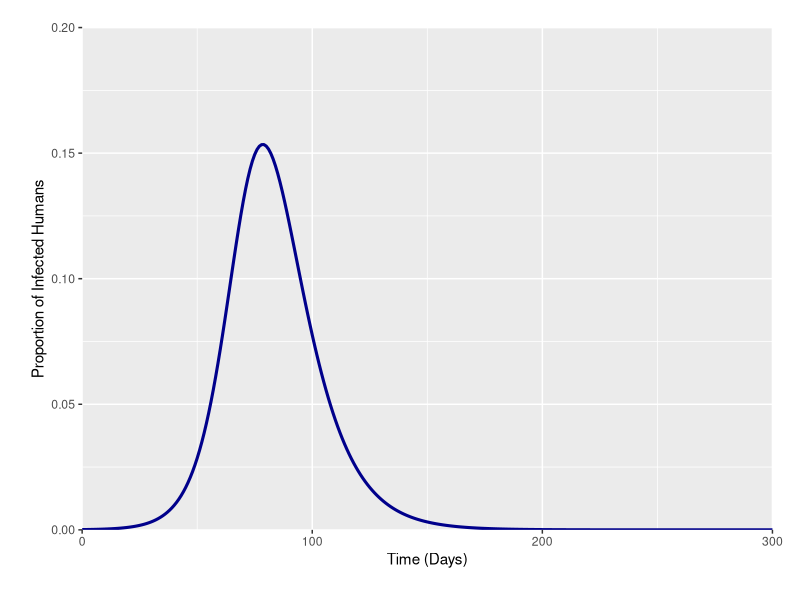
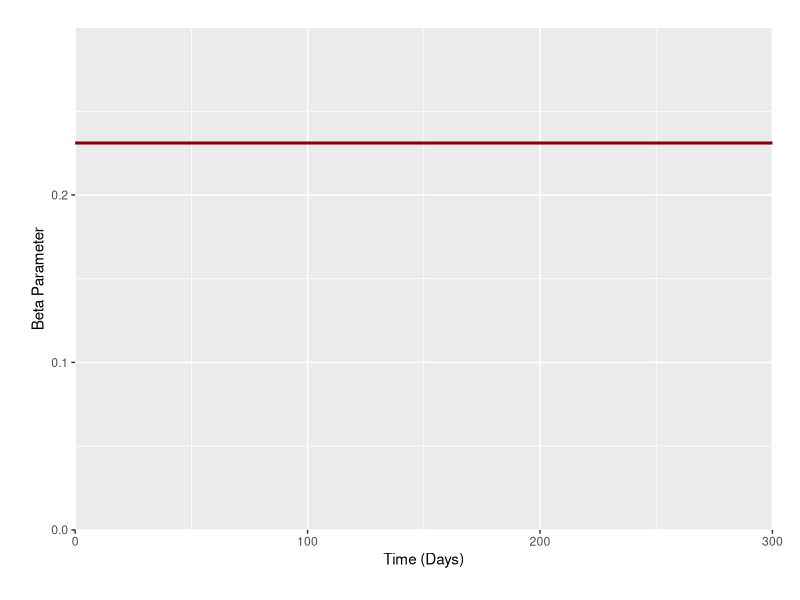
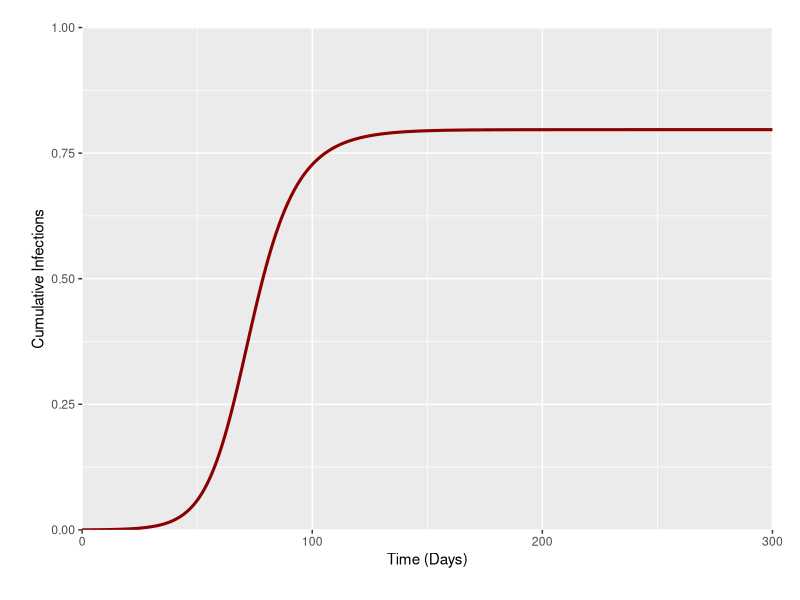
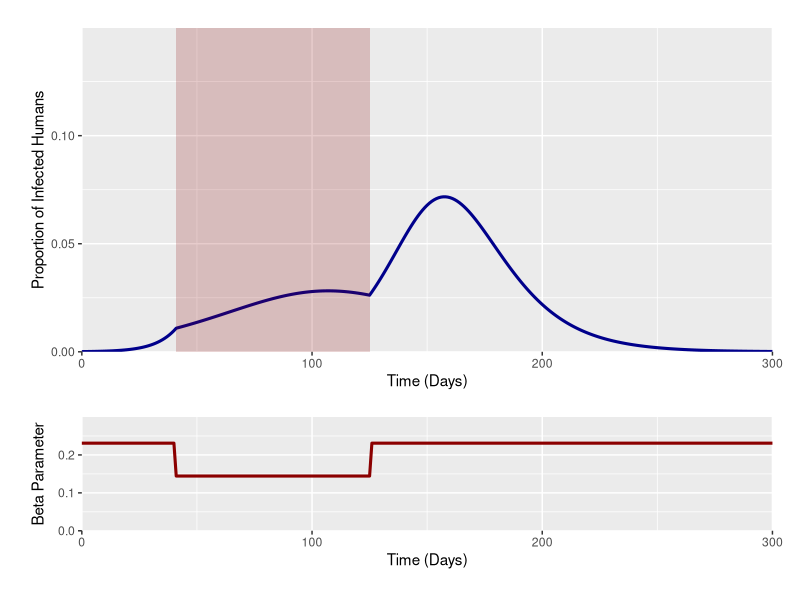
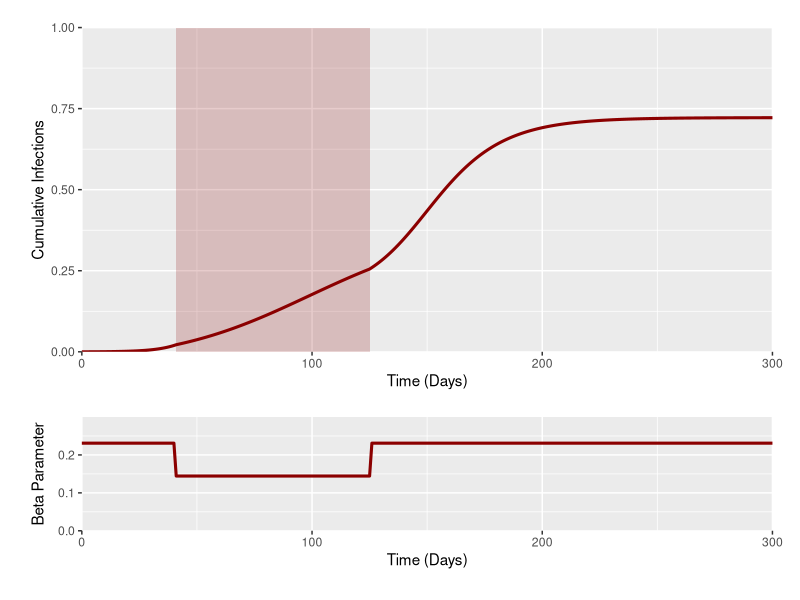
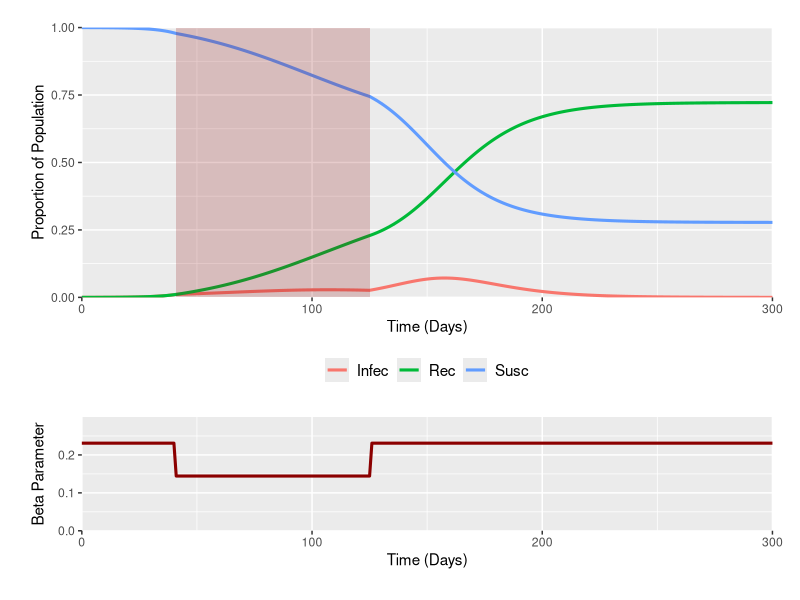
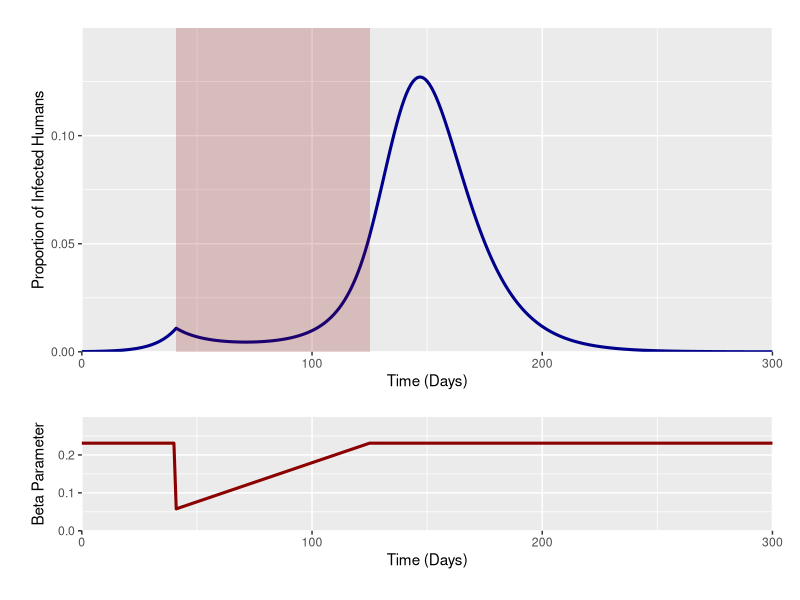
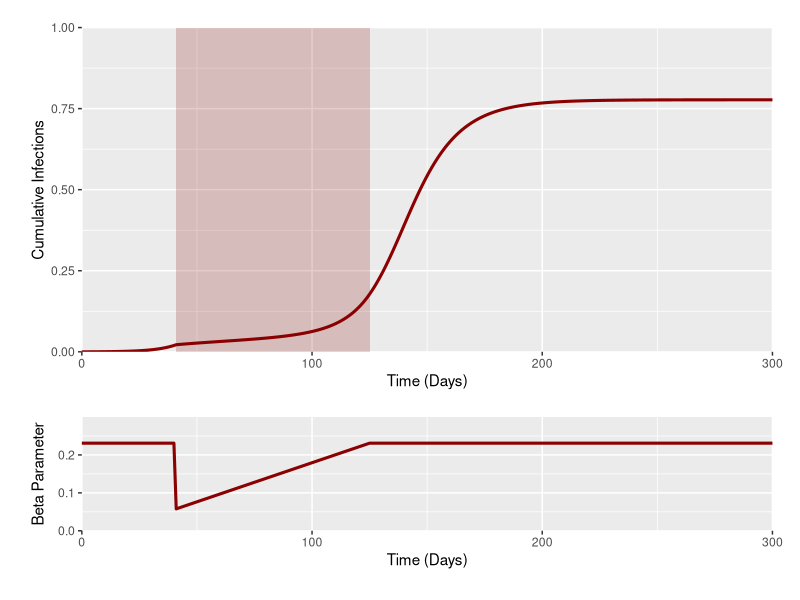

Generate these figures, in order, with R:
rm(list=ls())
library("deSolve"); library("ggplot2"); library("cowplot")

GenTime <- function(T2, R0) {
  G = T2 * ((R0-1)/log(2))
  return(G)
}

#### Baseline Model #### 

SIR <- function(time, state, parameters) {
  with(as.list(c(state, parameters)), {
    dS = - beta*S*I
    dI = beta*S*I - mu*I
    dR = mu*I 
    dC = beta*S*I
    return(list(c(dS,dI,dR,dC)))
  })
} 

init <- c(S = 0.9999, I = 0.0001, R = 0, C = 0)
times <- seq(0,300,by = 1)
parms = c(mu = 1/(GenTime(6,2)),
          beta = (2*(1/(GenTime(6,2)))))
outbase <- data.frame(ode(y = init, func = SIR, times = times, parms = parms))
outbase[,6] <- as.numeric(parms[2])


#Plotting
outdata <- rbind(data.frame("Compartment" = "Infec", "Times" = outbase[,1], "Prev" = outbase[,3]),
                 data.frame("Compartment" = "Susc", "Times" = outbase[,1], "Prev" = outbase[,2]),
                 data.frame("Compartment" = "Rec", "Times" = outbase[,1], "Prev" = outbase[,4]),
                 data.frame("Compartment" = "Cumulative", "Times" = outbase[,1], "Prev" = outbase[,5]),
                 data.frame("Compartment" = "Beta", "Times" = outbase[,1], "Prev" = outbase[,6]))

ggplot(data = outdata[outdata$Compartment == "Infec",], aes(x = Times, y = Prev)) + geom_line(size = 1.05, col = "darkblue") +
  labs(x ="Time (Days)", y = "Proportion of Infected Humans") +
  scale_y_continuous(limits = c(0,0.2) ,  expand = c(0,0)) +
  theme(legend.position = "bottom", legend.title = element_blank(),
        legend.spacing.x = unit(0.3, 'cm'), legend.text=element_text(size=11), plot.margin=unit(c(0.7,0.7,0.8,0.8),"cm")) +
  scale_x_continuous(expand = c(0, 0)) 

ggplot(data = outdata[outdata$Compartment == "Beta",], aes(x = Times, y = Prev)) + geom_line(size = 1.05, col = "darkred") +
  labs(x ="Time (Days)", y = "Beta Parameter") +
  scale_y_continuous(limits = c(0,0.3) ,  expand = c(0,0)) +
  theme(legend.position = "bottom", legend.title = element_blank(),
        legend.spacing.x = unit(0.3, 'cm'), legend.text=element_text(size=11), plot.margin=unit(c(0.7,0.7,0.8,0.8),"cm")) +
  scale_x_continuous(expand = c(0, 0)) 

ggplot(data = outdata[outdata$Compartment == "Cumulative",], aes(x = Times, y = Prev)) + geom_line(size = 1.05, col = "darkred") +
  labs(x ="Time (Days)", y = "Cumulative Infections") +
  scale_y_continuous(limits = c(0,1) ,  expand = c(0,0)) +
  theme(legend.position = "bottom", legend.title = element_blank(),
        legend.spacing.x = unit(0.3, 'cm'), legend.text=element_text(size=11), plot.margin=unit(c(0.7,0.7,0.8,0.8),"cm")) +
  scale_x_continuous(expand = c(0, 0)) 

#### SCENARIO 1 - Beta tatic Decrease #### 

betastatdecrease <- function(time, int_timestart, int_timeend) {
  ifelse((time >= int_timestart & time <= int_timeend),
         (2*(1/(GenTime(6,2))))*0.625,
         (2*(1/(GenTime(6,2)))))
}

SIR1 <- function(time, state, parameters) {
  with(as.list(c(state, parameters)), {
    dS = - betastatdecrease(time,int_timestart,int_timeend)*S*I
    dI = betastatdecrease(time,int_timestart,int_timeend)*S*I - mu*I
    dR = mu*I 
    dC = betastatdecrease(time,int_timestart,int_timeend)*S*I
    return(list(c(dS,dI,dR, dC)))
  })
}


init <- c(S = 0.9999, I = 0.0001, R = 0, C = 0)
times <- seq(0,300,by = 1)
parms = c(mu = 1/(GenTime(6,2)),
          int_timestart = 41, 
          int_timeend = 41+(12*7))

out1 <- data.frame(ode(y = init, func = SIR1, times = times, parms = parms))
out1$beta <- betastatdecrease(times, as.numeric(parms[2]), as.numeric(parms[3]))

#Plotting 

outdata1 <- rbind(data.frame("Compartment" = "Infec", "Times" = out1[,1], "Prev" = out1[,3]),
                  data.frame("Compartment" = "Susc", "Times" = out1[,1], "Prev" = out1[,2]),
                  data.frame("Compartment" = "Rec", "Times" = out1[,1], "Prev" = out1[,4]),
                  data.frame("Compartment" = "Cumulative", "Times" = out1[,1], "Prev" = out1[,5]),
                  data.frame("Compartment" = "Beta", "Times" = out1[,1], "Prev" = out1[,6]))

p11 <- ggplot(data = outdata1[outdata1$Compartment == "Infec",], aes(x = Times, y = Prev)) + geom_line(size = 1.05, col = "darkblue") +
  labs(x ="Time (Days)", y = "Proportion of Infected Humans") + scale_y_continuous(limits = c(0,0.15) ,  expand = c(0,0)) +
  theme(legend.position = "bottom", legend.title = element_blank(),
        legend.spacing.x = unit(0.3, 'cm'), legend.text=element_text(size=11), plot.margin=unit(c(0.7,0.7,0.8,0.8),"cm")) +
  scale_x_continuous(expand = c(0, 0)) + annotate("rect", xmin = as.numeric(parms[2]), xmax = as.numeric(parms[3]), ymin = 0, ymax = 0.15, fill = "darkred", alpha = .2)

p21 <- ggplot(data = outdata1[outdata1$Compartment == "Beta",], aes(x = Times, y = Prev)) + geom_line(size = 1.05, col = "darkred") +
  labs(x ="Time (Days)", y = "Beta Parameter") + scale_y_continuous(limits = c(0,0.3) ,  expand = c(0,0)) +
  theme(legend.position = "bottom", legend.title = element_blank(),
        legend.spacing.x = unit(0.3, 'cm'), legend.text=element_text(size=11), plot.margin=unit(c(0.7,0.7,0.8,0.8),"cm")) +
  scale_x_continuous(expand = c(0, 0)) 

p31 <- ggplot(data = outdata1[outdata1$Compartment == "Cumulative",], aes(x = Times, y = Prev)) + geom_line(size = 1.05, col = "darkred") +
  labs(x ="Time (Days)", y = "Cumulative Infections") + scale_y_continuous(limits = c(0,1) ,  expand = c(0,0)) +
  theme(legend.position = "bottom", legend.title = element_blank(), 
        legend.spacing.x = unit(0.3, 'cm'), legend.text=element_text(size=11), plot.margin=unit(c(0.7,0.7,0.8,0.8),"cm")) +
  scale_x_continuous(expand = c(0, 0)) + annotate("rect", xmin = as.numeric(parms[2]), xmax = as.numeric(parms[3]), ymin = 0, ymax = 1, fill = "darkred", alpha = .2)

p41 <- ggplot(data = outdata1[1:903,], aes(x = Times, y = Prev, col = Compartment)) + geom_line(size = 1.05) +
  labs(x ="Time (Days)", y = "Proportion of Population") +  scale_y_continuous(limits = c(0,1) ,  expand = c(0,0)) +
  theme(legend.position = "bottom", legend.title = element_blank(),
        legend.spacing.x = unit(0.3, 'cm'), legend.text=element_text(size=11), plot.margin=unit(c(0.7,0.7,0.8,0.8),"cm")) + 
  scale_x_continuous(expand = c(0, 0)) + annotate("rect", xmin = as.numeric(parms[2]), xmax = as.numeric(parms[3]), ymin = 0, ymax = 1, fill = "darkred", alpha = .2)

plot_grid(p11, NULL, p21, align = "v", nrow = 3, rel_heights = c(2, -0.15, 1))
plot_grid(p31, NULL, p21, align = "v", nrow = 3, rel_heights = c(2, -0.15, 1))
plot_grid(p41, NULL, p21, align = "v", nrow = 3, rel_heights = c(2, -0.15, 1))

#### SCENARIO 2 - Beta Decrease + Linear Increase #### 

betadecrease <- function(time, int_timestart, int_timeend, betastart, betaend) {
  betalin <- approxfun(x=c(int_timestart, int_timeend),y= c(betastart, betaend), method="linear", rule  =2)
  ifelse((time >= int_timestart & time <= int_timeend),
         betalin(time),
         (2*(1/(GenTime(6,2)))))
}

SIR2 <- function(time, state, parameters) {
  with(as.list(c(state, parameters)), {
    dS = - betadecrease(time,int_timestart,int_timeend, beta_base, beta_int)*S*I
    dI = betadecrease(time,int_timestart,int_timeend, beta_base, beta_int)*S*I - mu*I
    dR = mu*I 
    dC = betadecrease(time,int_timestart,int_timeend, beta_base, beta_int)*S*I
    return(list(c(dS,dI,dR, dC)))
  })
}

init <- c(S = 0.9999, I = 0.0001, R = 0, C = 0)
times <- seq(0,300,by = 1)
parms = c(mu = 1/(GenTime(6,2)),
          int_timestart = 41, 
          int_timeend = 41+(12*7),
          beta_base = 2*(1/(GenTime(6,2)))*0.25,
          beta_int = 2*(1/(GenTime(6,2))))

out2 <- data.frame(ode(y = init, func = SIR2, times = times, parms = parms))
out2$beta <- betadecrease(times, as.numeric(parms[2]), as.numeric(parms[3]), as.numeric(parms[4]), as.numeric(parms[5]))

#Plotting 

outdata2 <- rbind(data.frame("Compartment" = "Infec", "Times" = out2[,1], "Prev" = out2[,3]),
                  data.frame("Compartment" = "Susc", "Times" = out2[,1], "Prev" = out2[,2]),
                  data.frame("Compartment" = "Rec", "Times" = out2[,1], "Prev" = out2[,4]),
                  data.frame("Compartment" = "Cumulative", "Times" = out2[,1], "Prev" = out2[,5]),
                  data.frame("Compartment" = "Beta", "Times" = out2[,1], "Prev" = out2[,6]))

p12 <- ggplot(data = outdata2[outdata2$Compartment == "Infec",], aes(x = Times, y = Prev)) + geom_line(size = 1.05, col = "darkblue") +
  labs(x ="Time (Days)", y = "Proportion of Infected Humans") + scale_y_continuous(limits = c(0,0.15) ,  expand = c(0,0)) +
  theme(legend.position = "bottom", legend.title = element_blank(),
        legend.spacing.x = unit(0.3, 'cm'), legend.text=element_text(size=11), plot.margin=unit(c(0.7,0.7,0.8,0.8),"cm")) +
  scale_x_continuous(expand = c(0, 0)) + annotate("rect", xmin = as.numeric(parms[2]), xmax = as.numeric(parms[3]), ymin = 0, ymax = 0.15, fill = "darkred", alpha = .2)

p22 <- ggplot(data = outdata2[outdata2$Compartment == "Beta",], aes(x = Times, y = Prev)) + geom_line(size = 1.05, col = "darkred") +
  labs(x ="Time (Days)", y = "Beta Parameter") + scale_y_continuous(limits = c(0,0.3) ,  expand = c(0,0)) +
  theme(legend.position = "bottom", legend.title = element_blank(),
        legend.spacing.x = unit(0.3, 'cm'), legend.text=element_text(size=11), plot.margin=unit(c(0.7,0.7,0.8,0.8),"cm")) +
  scale_x_continuous(expand = c(0, 0)) 

p32 <- ggplot(data = outdata2[outdata2$Compartment == "Cumulative",], aes(x = Times, y = Prev)) + geom_line(size = 1.05, col = "darkred") +
  labs(x ="Time (Days)", y = "Cumulative Infections") + scale_y_continuous(limits = c(0,1) ,  expand = c(0,0)) +
  theme(legend.position = "bottom", legend.title = element_blank(), 
        legend.spacing.x = unit(0.3, 'cm'), legend.text=element_text(size=11), plot.margin=unit(c(0.7,0.7,0.8,0.8),"cm")) +
  scale_x_continuous(expand = c(0, 0)) + annotate("rect", xmin = as.numeric(parms[2]), xmax = as.numeric(parms[3]), ymin = 0, ymax = 1, fill = "darkred", alpha = .2)

p42 <- ggplot(data = outdata2[1:903,], aes(x = Times, y = Prev, col = Compartment)) + geom_line(size = 1.05) +
  labs(x ="Time (Days)", y = "Proportion of Population") +  scale_y_continuous(limits = c(0,1) ,  expand = c(0,0)) +
  theme(legend.position = "bottom", legend.title = element_blank(),
        legend.spacing.x = unit(0.3, 'cm'), legend.text=element_text(size=11), plot.margin=unit(c(0.7,0.7,0.8,0.8),"cm")) + 
  scale_x_continuous(expand = c(0, 0)) + annotate("rect", xmin = as.numeric(parms[2]), xmax = as.numeric(parms[3]), ymin = 0, ymax = 1, fill = "darkred", alpha = .2)

plot_grid(p12, NULL, p22, align = "v", nrow = 3, rel_heights = c(2, -0.15, 1))
plot_grid(p32, NULL, p22, align = "v", nrow = 3, rel_heights = c(2, -0.15, 1))
plot_grid(p42, NULL, p22, align = "v", nrow = 3, rel_heights = c(2, -0.15, 1))

#### SCENARIO 3 - Beta Linear Decrease #### 

betadecrease <- function(time, int_timestart, int_timeend, betastart, betaend) {
  betalin <- approxfun(x=c(int_timestart, int_timeend),y= c(betastart, betaend), method="linear", rule  =2)
  ifelse((time >= int_timestart & time <= int_timeend),
         betalin(time),
         (2*(1/(GenTime(6,2)))))
}

SIR3 <- function(time, state, parameters) {
  with(as.list(c(state, parameters)), {
    dS = - betadecrease(time,int_timestart,int_timeend, beta_base, beta_int)*S*I
    dI = betadecrease(time,int_timestart,int_timeend, beta_base, beta_int)*S*I - mu*I
    dR = mu*I 
    dC = betadecrease(time,int_timestart,int_timeend, beta_base, beta_int)*S*I
    return(list(c(dS,dI,dR, dC)))
  })
}

init <- c(S = 0.9999, I = 0.0001, R = 0, C = 0)
times <- seq(0,300,by = 1)
parms = c(mu = 1/(GenTime(6,2)),
          int_timestart = 41, 
          int_timeend = 41+(12*7),
          beta_base = (2*(1/(GenTime(6,2)))),
          beta_int = (2*(1/(GenTime(6,2))))*0.25)

out3 <- data.frame(ode(y = init, func = SIR3, times = times, parms = parms))
out3$beta <- betadecrease(times, as.numeric(parms[2]), as.numeric(parms[3]), as.numeric(parms[4]), as.numeric(parms[5]))

#Plotting 

outdata3 <- rbind(data.frame("Compartment" = "Infec", "Times" = out3[,1], "Prev" = out3[,3]),
                  data.frame("Compartment" = "Susc", "Times" = out3[,1], "Prev" = out3[,2]),
                  data.frame("Compartment" = "Rec", "Times" = out3[,1], "Prev" = out3[,4]),
                  data.frame("Compartment" = "Cumulative", "Times" = out3[,1], "Prev" = out3[,5]),
                  data.frame("Compartment" = "Beta", "Times" = out3[,1], "Prev" = out3[,6]))

p13 <- ggplot(data = outdata3[outdata3$Compartment == "Infec",], aes(x = Times, y = Prev)) + geom_line(size = 1.05, col = "darkblue") +
  labs(x ="Time (Days)", y = "Proportion of Infected Humans") + scale_y_continuous(limits = c(0,0.15) ,  expand = c(0,0)) +
  theme(legend.position = "bottom", legend.title = element_blank(),
        legend.spacing.x = unit(0.3, 'cm'), legend.text=element_text(size=11), plot.margin=unit(c(0.7,0.7,0.8,0.8),"cm")) +
  scale_x_continuous(expand = c(0, 0)) + annotate("rect", xmin = as.numeric(parms[2]), xmax = as.numeric(parms[3]), ymin = 0, ymax = 0.15, fill = "darkred", alpha = .2)

p23 <- ggplot(data = outdata3[outdata3$Compartment == "Beta",], aes(x = Times, y = Prev)) + geom_line(size = 1.05, col = "darkred") +
  labs(x ="Time (Days)", y = "Beta Parameter") + scale_y_continuous(limits = c(0,0.3) ,  expand = c(0,0)) +
  theme(legend.position = "bottom", legend.title = element_blank(),
        legend.spacing.x = unit(0.3, 'cm'), legend.text=element_text(size=11), plot.margin=unit(c(0.7,0.7,0.8,0.8),"cm")) +
  scale_x_continuous(expand = c(0, 0)) 

p33 <- ggplot(data = outdata3[outdata3$Compartment == "Cumulative",], aes(x = Times, y = Prev)) + geom_line(size = 1.05, col = "darkred") +
  labs(x ="Time (Days)", y = "Cumulative Infections") + scale_y_continuous(limits = c(0,1) ,  expand = c(0,0)) +
  theme(legend.position = "bottom", legend.title = element_blank(), 
        legend.spacing.x = unit(0.3, 'cm'), legend.text=element_text(size=11), plot.margin=unit(c(0.7,0.7,0.8,0.8),"cm")) +
  scale_x_continuous(expand = c(0, 0)) + annotate("rect", xmin = as.numeric(parms[2]), xmax = as.numeric(parms[3]), ymin = 0, ymax = 1, fill = "darkred", alpha = .2)

p43 <- ggplot(data = outdata3[1:903,], aes(x = Times, y = Prev, col = Compartment)) + geom_line(size = 1.05) +
  labs(x ="Time (Days)", y = "Proportion of Population") +  scale_y_continuous(limits = c(0,1) ,  expand = c(0,0)) +
  theme(legend.position = "bottom", legend.title = element_blank(),
        legend.spacing.x = unit(0.3, 'cm'), legend.text=element_text(size=11), plot.margin=unit(c(0.7,0.7,0.8,0.8),"cm")) + 
  scale_x_continuous(expand = c(0, 0)) + annotate("rect", xmin = as.numeric(parms[2]), xmax = as.numeric(parms[3]), ymin = 0, ymax = 1, fill = "darkred", alpha = .2)

plot_grid(p13, NULL, p23, align = "v", nrow = 3, rel_heights = c(2, -0.15, 1))
plot_grid(p33, NULL, p23, align = "v", nrow = 3, rel_heights = c(2, -0.15, 1))
plot_grid(p43, NULL, p23, align = "v", nrow = 3, rel_heights = c(2, -0.15, 1))

#### SCENARIO 4 - Beta Linear Decrease then Increase #### 

betaincdec <- function(time, int_timestart, int_timeend, betastart, betaend) {
  betadec <- approxfun(x=c(int_timestart, int_timestart+abs((int_timestart-int_timeend)/2)), y= c(betastart, betaend), 
                       method="linear", rule =2)
  betainc <- approxfun(x=c(int_timestart+abs((int_timestart-int_timeend)/2), int_timeend),y= c(betaend, betastart), 
                       method="linear", rule = 2)
  ifelse((time >= int_timestart & time <= int_timeend),
         ifelse((time >= int_timestart & time <=  int_timestart+abs((int_timestart-int_timeend)/2)),
                betadec(time),
                betainc(time)),
         2*(1/(GenTime(6,2))))
}

SIR4 <- function(time, state, parameters) {
  with(as.list(c(state, parameters)), {
    dS = - betaincdec(time,int_timestart,int_timeend, beta_base, beta_int)*S*I
    dI = betaincdec(time,int_timestart,int_timeend, beta_base, beta_int)*S*I - mu*I
    dR = mu*I 
    dC = betaincdec(time,int_timestart,int_timeend, beta_base, beta_int)*S*I
    return(list(c(dS,dI,dR, dC)))
  })
}


init <- c(S = 0.9999, I = 0.0001, R = 0, C = 0)
times <- seq(0,300,by = 1)
parms = c(mu = 1/(GenTime(6,2)),
          int_timestart = 41, 
          int_timeend = 41+(12*7),
          beta_base = (2*(1/(GenTime(6,2)))),
          beta_int = (2*(1/(GenTime(6,2))))*0.25)

out4 <- data.frame(ode(y = init, func = SIR4, times = times, parms = parms))
out4$beta <- betaincdec(times, as.numeric(parms[2]), as.numeric(parms[3]), as.numeric(parms[4]), as.numeric(parms[5]))

#Plotting 

outdata4 <- rbind(data.frame("Compartment" = "Infec", "Times" = out4[,1], "Prev" = out4[,3]),
                  data.frame("Compartment" = "Susc", "Times" = out4[,1], "Prev" = out4[,2]),
                  data.frame("Compartment" = "Rec", "Times" = out4[,1], "Prev" = out4[,4]),
                  data.frame("Compartment" = "Cumulative", "Times" = out4[,1], "Prev" = out4[,5]),
                  data.frame("Compartment" = "Beta", "Times" = out4[,1], "Prev" = out4[,6]))

p14 <- ggplot(data = outdata4[outdata4$Compartment == "Infec",], aes(x = Times, y = Prev)) + geom_line(size = 1.05, col = "darkblue") +
  labs(x ="Time (Days)", y = "Proportion of Infected Humans") + scale_y_continuous(limits = c(0,0.15) ,  expand = c(0,0)) +
  theme(legend.position = "bottom", legend.title = element_blank(),
        legend.spacing.x = unit(0.3, 'cm'), legend.text=element_text(size=11), plot.margin=unit(c(0.7,0.7,0.8,0.8),"cm")) +
  scale_x_continuous(expand = c(0, 0)) + annotate("rect", xmin = as.numeric(parms[2]), xmax = as.numeric(parms[3]), ymin = 0, ymax = 0.15, fill = "darkred", alpha = .2)

p24 <- ggplot(data = outdata4[outdata4$Compartment == "Beta",], aes(x = Times, y = Prev)) + geom_line(size = 1.05, col = "darkred") +
  labs(x ="Time (Days)", y = "Beta Parameter") + scale_y_continuous(limits = c(0,0.3) ,  expand = c(0,0)) +
  theme(legend.position = "bottom", legend.title = element_blank(),
        legend.spacing.x = unit(0.3, 'cm'), legend.text=element_text(size=11), plot.margin=unit(c(0.7,0.7,0.8,0.8),"cm")) +
  scale_x_continuous(expand = c(0, 0)) 

p34 <- ggplot(data = outdata4[outdata4$Compartment == "Cumulative",], aes(x = Times, y = Prev)) + geom_line(size = 1.05, col = "darkred") +
  labs(x ="Time (Days)", y = "Cumulative Infections") + scale_y_continuous(limits = c(0,1) ,  expand = c(0,0)) +
  theme(legend.position = "bottom", legend.title = element_blank(), 
        legend.spacing.x = unit(0.3, 'cm'), legend.text=element_text(size=11), plot.margin=unit(c(0.7,0.7,0.8,0.8),"cm")) +
  scale_x_continuous(expand = c(0, 0)) + annotate("rect", xmin = as.numeric(parms[2]), xmax = as.numeric(parms[3]), ymin = 0, ymax = 1, fill = "darkred", alpha = .2)

p44 <- ggplot(data = outdata4[1:903,], aes(x = Times, y = Prev, col = Compartment)) + geom_line(size = 1.05) +
  labs(x ="Time (Days)", y = "Proportion of Population") +  scale_y_continuous(limits = c(0,1) ,  expand = c(0,0)) +
  theme(legend.position = "bottom", legend.title = element_blank(),
        legend.spacing.x = unit(0.3, 'cm'), legend.text=element_text(size=11), plot.margin=unit(c(0.7,0.7,0.8,0.8),"cm")) + 
  scale_x_continuous(expand = c(0, 0)) + annotate("rect", xmin = as.numeric(parms[2]), xmax = as.numeric(parms[3]), ymin = 0, ymax = 1, fill = "darkred", alpha = .2)


plot_grid(p14, NULL, p24, align = "v", nrow = 3, rel_heights = c(2, -0.15, 1))
plot_grid(p34, NULL, p24, align = "v", nrow = 3, rel_heights = c(2, -0.15, 1))
plot_grid(p44, NULL, p24, align = "v", nrow = 3, rel_heights = c(2, -0.15, 1))


#### SCENARIO 4 - Beta Pulse #### 

#Beta Function to "Pulse" every other week
betapulse <- function(time) {
  ifelse((time >= 41+7 & time <= 41+21) | (time >= 41+35 & time <= 41+49) | (time >= 41+63 & time <= 41+77), 
         2*(1/(GenTime(6,2)))*0.25, 2*(1/(GenTime(6,2))))
}

SIR5 <- function(time, state, parameters) {
  with(as.list(c(state, parameters)), {
    dS = - betapulse(time)*S*I
    dI = betapulse(time)*S*I - mu*I
    dR = mu*I 
    dC = betapulse(time)*S*I
    return(list(c(dS,dI,dR, dC)))
  })
}

init <- c(S = 0.9999, I = 0.0001, R = 0, C = 0)
times <- seq(0,300,by = 1)
parms = c(mu = 1/(GenTime(6,2)),
          int_timestart = 41, 
          int_timeend = 41+(12*7),
          beta_base = (2*(1/(GenTime(6,2)))),
          beta_int = (2*(1/(GenTime(6,2))))*0.25)

out5 <- data.frame(ode(y = init, func = SIR5, times = times, parms = parms))
out5$beta <- betapulse(seq(0,300))

#Plotting 

outdata5 <- rbind(data.frame("Compartment" = "Infec", "Times" = out5[,1], "Prev" = out5[,3]),
                  data.frame("Compartment" = "Susc", "Times" = out5[,1], "Prev" = out5[,2]),
                  data.frame("Compartment" = "Rec", "Times" = out5[,1], "Prev" = out5[,4]),
                  data.frame("Compartment" = "Cumulative", "Times" = out5[,1], "Prev" = out5[,5]),
                  data.frame("Compartment" = "Beta", "Times" = out5[,1], "Prev" = out5[,6]))

p15 <- ggplot(data = outdata5[outdata5$Compartment == "Infec",], aes(x = Times, y = Prev)) + geom_line(size = 1.05, col = "darkblue") +
  labs(x ="Time (Days)", y = "Proportion of Infected Humans") + scale_y_continuous(limits = c(0,0.15) ,  expand = c(0,0)) +
  theme(legend.position = "bottom", legend.title = element_blank(),
        legend.spacing.x = unit(0.3, 'cm'), legend.text=element_text(size=11), plot.margin=unit(c(0.7,0.7,0.8,0.8),"cm")) +
  scale_x_continuous(expand = c(0, 0)) + annotate("rect", xmin = as.numeric(parms[2]), xmax = as.numeric(parms[3]), ymin = 0, ymax = 0.15, fill = "darkred", alpha = .2)

p25 <- ggplot(data = outdata5[outdata5$Compartment == "Beta",], aes(x = Times, y = Prev)) + geom_line(size = 1.05, col = "darkred") +
  labs(x ="Time (Days)", y = "Beta Parameter") + scale_y_continuous(limits = c(0,0.3) ,  expand = c(0,0)) +
  theme(legend.position = "bottom", legend.title = element_blank(),
        legend.spacing.x = unit(0.3, 'cm'), legend.text=element_text(size=11), plot.margin=unit(c(0.7,0.7,0.8,0.8),"cm")) +
  scale_x_continuous(expand = c(0, 0)) 

p35 <- ggplot(data = outdata5[outdata5$Compartment == "Cumulative",], aes(x = Times, y = Prev)) + geom_line(size = 1.05, col = "darkred") +
  labs(x ="Time (Days)", y = "Cumulative Infections") + scale_y_continuous(limits = c(0,1) ,  expand = c(0,0)) +
  theme(legend.position = "bottom", legend.title = element_blank(), 
        legend.spacing.x = unit(0.3, 'cm'), legend.text=element_text(size=11), plot.margin=unit(c(0.7,0.7,0.8,0.8),"cm")) +
  scale_x_continuous(expand = c(0, 0)) + annotate("rect", xmin = as.numeric(parms[2]), xmax = as.numeric(parms[3]), ymin = 0, ymax = 1, fill = "darkred", alpha = .2)

p45 <- ggplot(data = outdata5[1:903,], aes(x = Times, y = Prev, col = Compartment)) + geom_line(size = 1.05) +
  labs(x ="Time (Days)", y = "Proportion of Population") +  scale_y_continuous(limits = c(0,1) ,  expand = c(0,0)) +
  theme(legend.position = "bottom", legend.title = element_blank(),
        legend.spacing.x = unit(0.3, 'cm'), legend.text=element_text(size=11), plot.margin=unit(c(0.7,0.7,0.8,0.8),"cm")) + 
  scale_x_continuous(expand = c(0, 0)) + annotate("rect", xmin = as.numeric(parms[2]), xmax = as.numeric(parms[3]), ymin = 0, ymax = 1, fill = "darkred", alpha = .2)

plot_grid(p15, NULL, p25, align = "v", nrow = 3, rel_heights = c(2, -0.15, 1))
plot_grid(p35, NULL, p25, align = "v", nrow = 3, rel_heights = c(2, -0.15, 1))
plot_grid(p45, NULL, p25, align = "v", nrow = 3, rel_heights = c(2, -0.15, 1))
